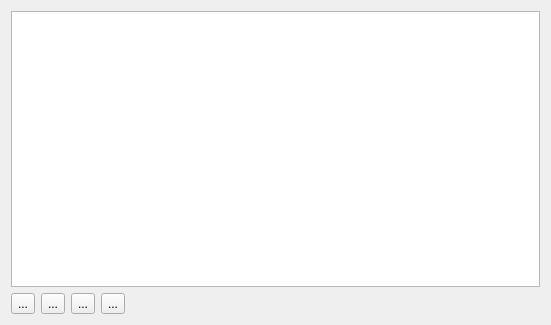
<?xml version="1.0" encoding="UTF-8"?>
<ui version="4.0">
 <class>ArchiveTableDialog</class>
 <widget class="QDialog" name="ArchiveTableDialog">
  <property name="geometry">
   <rect>
    <x>0</x>
    <y>0</y>
    <width>551</width>
    <height>325</height>
   </rect>
  </property>
  <property name="windowTitle">
   <string>Dialog</string>
  </property>
  <layout class="QHBoxLayout" name="horizontalLayout">
   <item>
    <layout class="QVBoxLayout" name="verticalLayout">
     <item>
      <widget class="QTableView" name="tableView"/>
     </item>
     <item>
      <layout class="QHBoxLayout" name="horizontalLayout_2">
       <item>
        <widget class="QToolButton" name="tbAdd">
         <property name="toolTip">
          <string>Add new row</string>
         </property>
         <property name="text">
          <string>...</string>
         </property>
         <property name="icon">
          <iconset resource="shvsm.qrc">
           <normaloff>:/image/add.png</normaloff>:/image/add.png</iconset>
         </property>
         <property name="iconSize">
          <size>
           <width>24</width>
           <height>24</height>
          </size>
         </property>
        </widget>
       </item>
       <item>
        <widget class="QToolButton" name="tbDel">
         <property name="toolTip">
          <string>Remove current row</string>
         </property>
         <property name="text">
          <string>...</string>
         </property>
         <property name="icon">
          <iconset resource="shvsm.qrc">
           <normaloff>:/image/minus.png</normaloff>:/image/minus.png</iconset>
         </property>
         <property name="iconSize">
          <size>
           <width>24</width>
           <height>24</height>
          </size>
         </property>
        </widget>
       </item>
       <item>
        <widget class="QToolButton" name="tbPost">
         <property name="toolTip">
          <string>Save data</string>
         </property>
         <property name="text">
          <string>...</string>
         </property>
         <property name="icon">
          <iconset resource="shvsm.qrc">
           <normaloff>:/image/save.png</normaloff>:/image/save.png</iconset>
         </property>
         <property name="iconSize">
          <size>
           <width>24</width>
           <height>24</height>
          </size>
         </property>
        </widget>
       </item>
       <item>
        <widget class="QToolButton" name="tbCancel">
         <property name="toolTip">
          <string>Cancel changes</string>
         </property>
         <property name="text">
          <string>...</string>
         </property>
         <property name="icon">
          <iconset resource="shvsm.qrc">
           <normaloff>:/image/cancel.png</normaloff>:/image/cancel.png</iconset>
         </property>
         <property name="iconSize">
          <size>
           <width>24</width>
           <height>24</height>
          </size>
         </property>
        </widget>
       </item>
       <item>
        <spacer name="horizontalSpacer">
         <property name="orientation">
          <enum>Qt::Horizontal</enum>
         </property>
         <property name="sizeHint" stdset="0">
          <size>
           <width>40</width>
           <height>20</height>
          </size>
         </property>
        </spacer>
       </item>
      </layout>
     </item>
    </layout>
   </item>
  </layout>
 </widget>
 <resources>
  <include location="shvsm.qrc"/>
 </resources>
 <connections>
  <connection>
   <sender>tbAdd</sender>
   <signal>clicked()</signal>
   <receiver>ArchiveTableDialog</receiver>
   <slot>slotAddRow()</slot>
   <hints>
    <hint type="sourcelabel">
     <x>26</x>
     <y>298</y>
    </hint>
    <hint type="destinationlabel">
     <x>275</x>
     <y>162</y>
    </hint>
   </hints>
  </connection>
  <connection>
   <sender>tbDel</sender>
   <signal>clicked()</signal>
   <receiver>ArchiveTableDialog</receiver>
   <slot>slotDelRow()</slot>
   <hints>
    <hint type="sourcelabel">
     <x>64</x>
     <y>298</y>
    </hint>
    <hint type="destinationlabel">
     <x>275</x>
     <y>162</y>
    </hint>
   </hints>
  </connection>
  <connection>
   <sender>tbPost</sender>
   <signal>clicked()</signal>
   <receiver>ArchiveTableDialog</receiver>
   <slot>slotSaveChanges()</slot>
   <hints>
    <hint type="sourcelabel">
     <x>102</x>
     <y>298</y>
    </hint>
    <hint type="destinationlabel">
     <x>275</x>
     <y>162</y>
    </hint>
   </hints>
  </connection>
  <connection>
   <sender>tbCancel</sender>
   <signal>clicked()</signal>
   <receiver>ArchiveTableDialog</receiver>
   <slot>slotCancelChanges()</slot>
   <hints>
    <hint type="sourcelabel">
     <x>140</x>
     <y>298</y>
    </hint>
    <hint type="destinationlabel">
     <x>275</x>
     <y>162</y>
    </hint>
   </hints>
  </connection>
 </connections>
 <slots>
  <slot>slotAddRow()</slot>
  <slot>slotDelRow()</slot>
  <slot>slotSaveChanges()</slot>
  <slot>slotCancelChanges()</slot>
 </slots>
</ui>
